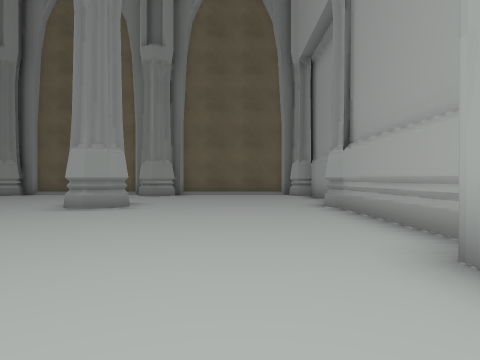
view 1 (above)

19 first-person views from a walk through a Unity game level. The camera is 1.2 m above the floor, looks level and sees 75° across. The floor is counted in squares, 2 m on a side. Each view is taken from the middle of a square. On the plan, view 1 faces up. The plan holds only what a view shows up to about 9 squares ahead; the rest is blank. The place goes on beyond the plan. Some surface patterns are stand-ins.

view 2
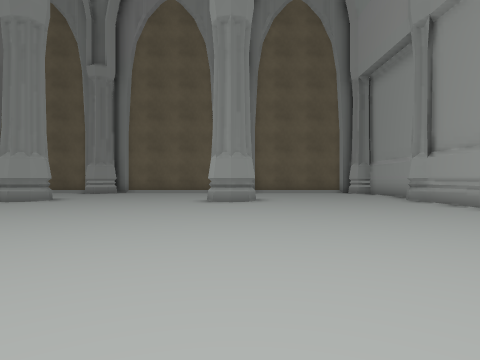

view 3
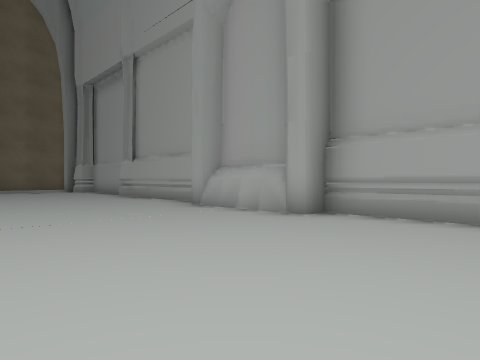

view 4
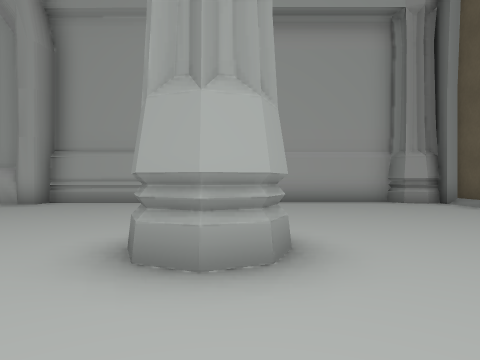

view 5
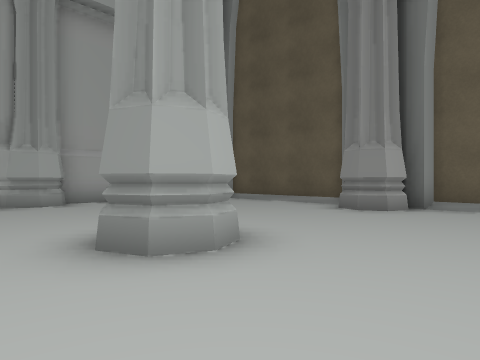

view 6
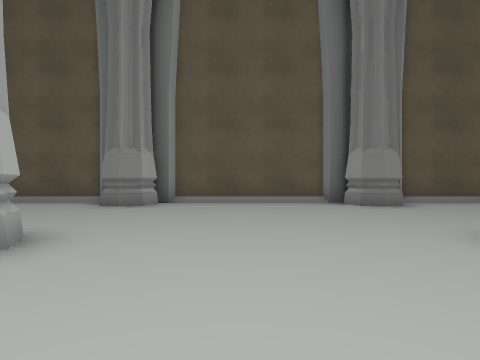

view 7
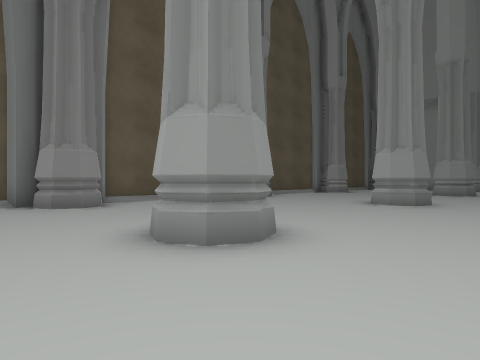

view 8
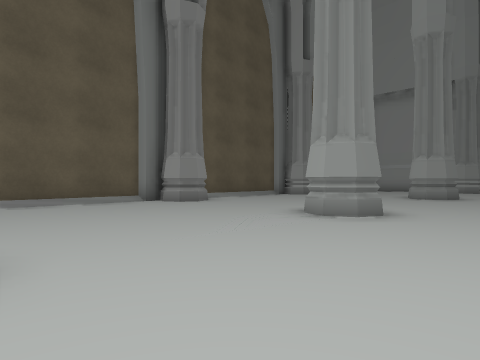

view 9
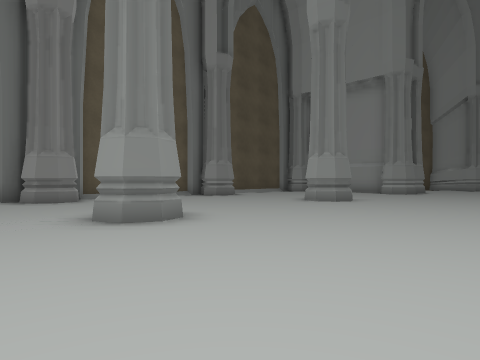

view 10
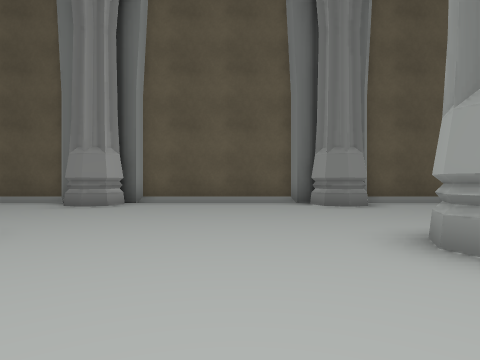

view 11
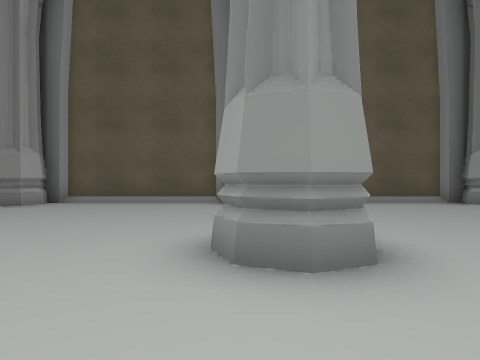

view 12
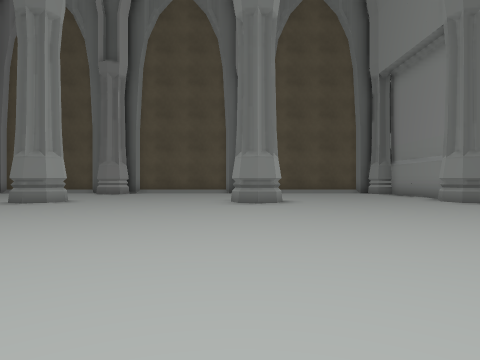

view 13
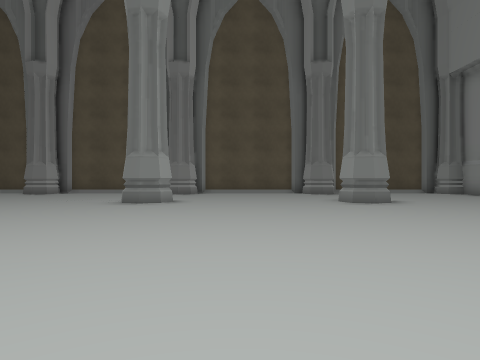

view 14
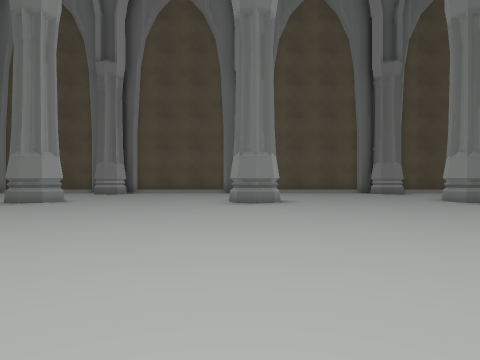

view 15
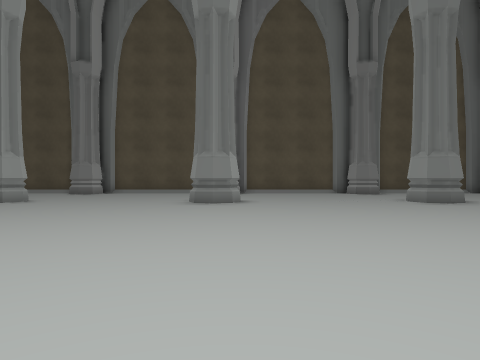

view 16
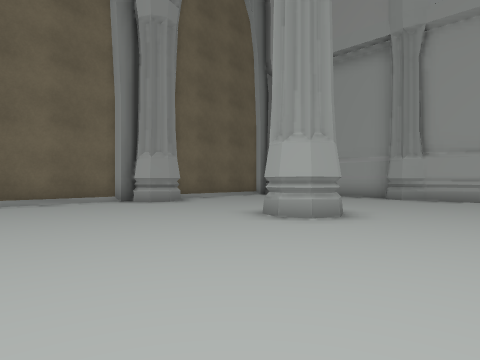

view 17
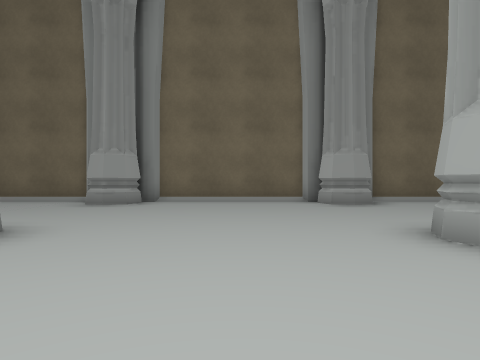

view 18
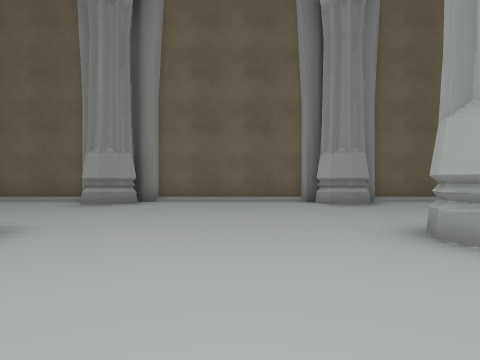

view 19
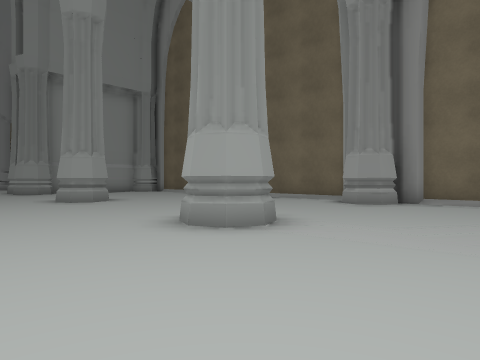

### Floor plan
Points are (right, up) in squares from view 1. A wall is a line through its corners. A room is listed if a view was taken in it or the views show most of it. See-through windows are left out.
Room 1 (views 1, 2, 3, 4, 5, 6, 7, 8, 9, 10, 11, 12, 13, 14, 15, 16, 17, 18, 19)
walls: (-8.6, 7) (-8.8, 6.7) (-9.3, 6.5) (-9.8, 6.7) (-10, 7.1) (-9.7, 7.7); (-10, -5.8) (-9.8, -5.3) (-9.3, -5.1) (-8.8, -5.3) (-8.6, -5.7) (-8.8, -6.3); (-15, 7.7) (-14.7, 7.2) (-14.9, 6.7) (-15.4, 6.5) (-16, 6.7); (-16.1, -5.8) (-15.9, -5.3) (-15.4, -5.1) (-14.9, -5.3) (-14.8, -5.7) (-15, -6.3); (-2.8, -5.3) (-3.3, -5.1); (-21, 7.7) (-20.8, 7.1) (-21, 6.7) (-21.5, 6.5); (-2.5, 7.2) (-2.8, 6.7) (-3.2, 6.5) (-3.7, 6.7) (-3.9, 7.1) (-3.7, 7.7); (-9.9, -10.3) (-9.3, -10.1) (-8.8, -10.3) (-8.6, -10.9); (-14.7, 12.2) (-14.9, 11.7) (-15.4, 11.5) (-15.9, 11.7); (-3.1, -6.4) (-3.7, -6.2) (-3.9, -5.7) (-3.7, -5.3) (-3.2, -5); (-8.6, 12.3) (-8.8, 11.7) (-9.3, 11.5) (-9.8, 11.7) (-10, 12.2); (-9.7, 12.7) (-15, 12.7); (-22.1, -5.8) (-21.9, -5.3) (-21.5, -5.1) (-21, -5.2) (-20.8, -5.7) (-21, -6.2); (-16.1, 12.7) (-18.7, 12.7); (-14.2, -11.3) (-10.2, -11.3); (-8.8, -11.2) (-8.3, -11.2); (-8.2, -11.3) (-4.2, -11.3); (-16.4, -11.2) (-15.9, -11.2) (-16.1, -10.8) (-15.9, -10.3) (-15.4, -10.1) (-15, -10.3) (-14.7, -10.8); (1.6, 1.8) (1.6, 2.4); (1.7, -1) (1.7, 2.4); (-2.7, 11.7) (-3.2, 11.5) (-3.7, 11.7) (-4, 12.3); (-4, -10.9) (-3.7, -10.3) (-3.3, -10.1) (-2.7, -10.3); (-3.7, 12.7) (-8.7, 12.7); (-4.3, -11.2) (-3.8, -11.2); (2.3, 3) (2.3, 6.8); (-20.4, -11.3) (-16.4, -11.3); (2.2, -3.5) (2.2, -1) (1.7, -1) (1.5, -0.3); (-22, -10.3) (-21.5, -10.1) (-21, -10.3) (-20.8, -10.8); (2.2, 6.5) (1.9, 7.2); (-2.4, -11.3) (1.8, -11.3); (-0.2, 12.7) (-2.5, 12.7); (-25.5, -11.3) (-22.4, -11.3); (2.2, -11.3) (2, -10.8) (2.1, -10.4) (2.6, -10.1) (2.6, -6.4) (2.1, -6.2) (2, -5.8) (2.2, -5.2)

Positions as (right, up) in squares from view 1, and headings:
1: (0, 0), facing up
2: (-3, -2), facing up
3: (-3, -4), facing up-right
4: (-6, -6), facing right
5: (-6, -4), facing down-right
6: (-6, -3), facing down
7: (-7, -3), facing down-left
8: (-10, -3), facing down-left
9: (-13, -1), facing down-left
10: (-19, -3), facing down
11: (-21, -3), facing down
12: (-21, 3), facing down
13: (-18, 3), facing down
14: (-15, 3), facing down
15: (-10, 3), facing down
16: (-8, 4), facing up-right
17: (-6, 4), facing up
18: (-12, 4), facing up
19: (-12, 4), facing up-left
